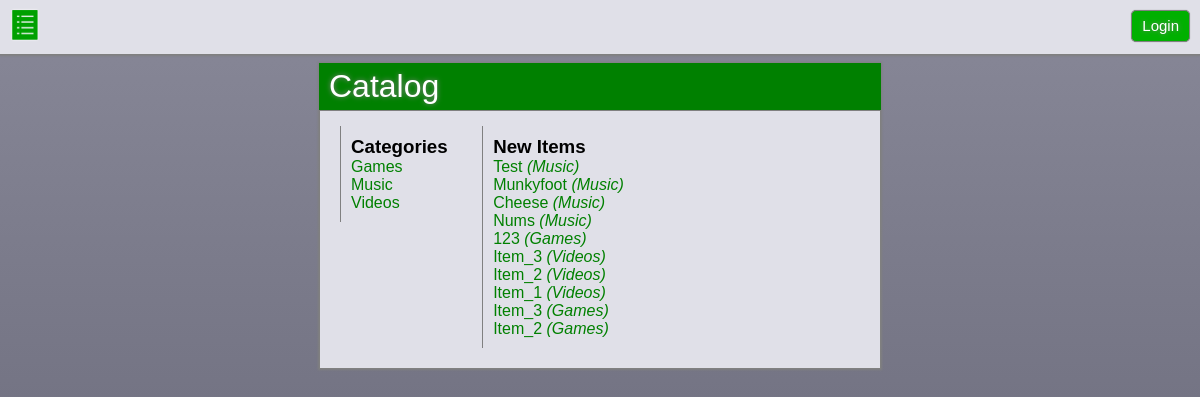
The app's page /catalog/, older data.
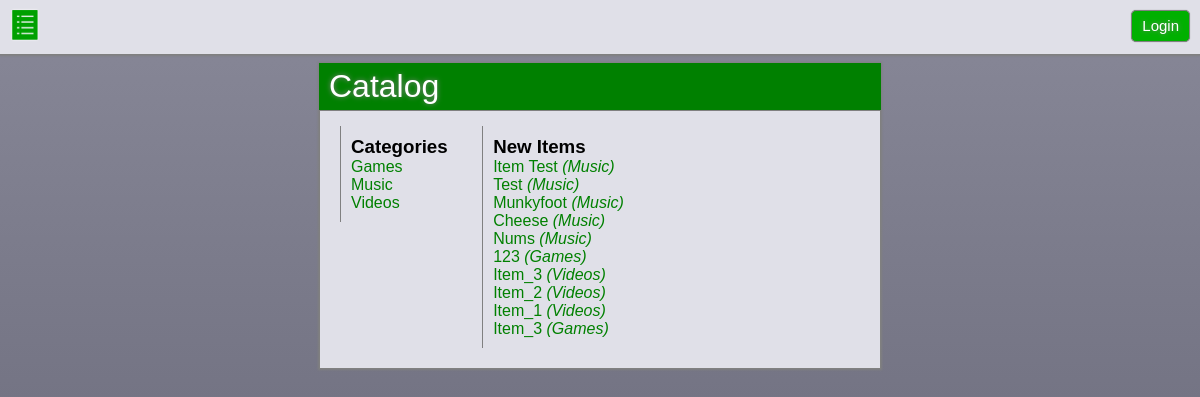
The same page, newer data.
### db.py (models this page shows, shortened)
class Category(Base):
    __tablename__ = 'category'
    id = Column(Integer, primary_key=True)
    name = Column(String(50), nullable=False)

class Item(Base):
    __tablename__ = 'item'
    id = Column(Integer, primary_key=True)
    name = Column(String(50), nullable=False)
    description = Column(String(300), nullable=False)
    image_url = Column(String(300), nullable=True)
    category_id = Column(Integer, ForeignKey('category.id'))
    category = relationship(Category)
    user_id = Column(Integer, ForeignKey('user.id'))
    user = relationship(User)

### app.py (the view)
@app.route('/catalog/')
def catalog():
    session = DBSession()
    categories = session.query(Category).order_by(asc(Category.name)).all()
    new_items = session.query(Item).order_by(desc(Item.id)).limit(10).all()
    username = login_session.get('username')
    if username is None:
        authorized_user = False
    else:
        authorized_user = True
    return render_template('catalog.html', authorized_user=authorized_user,
                           username=username, categories=categories,
                           new_items=new_items)

### templates/catalog.html (shortened to what this page needs)
<!DOCTYPE html>
<html>
<head>
    <link rel="stylesheet" type="text/css" media="screen" href="{{url_for('static', filename='css/styles.css')}}" />
</head>
<body>
    {% include 'header.html' %}
    <div class="main">
        <h1>Catalog</h1>
        <ul>
            <h3>Categories</h3>
            {% for c in categories %}
            <a href="{{url_for('category', category_name=c.name)}}">
                <li>
                    {{c.name}}
                </li>
            </a>
            {% endfor %}
        </ul>
        <ul>
            <h3>New Items</h3>
            {% for i in new_items %}
            <a href="{{url_for('item', category_name=i.category.name, item_name=i.name)}}">
                <li>
                    {{i.name}} <i>({{ i.category.name }})</i>
                </li>
            </a>
            {% endfor %}
        </ul>
    </div>
</body>
</html>

### templates/header.html (shortened to what this page needs)
<div id="header">
    <span style="float:left;">
        <a href="{{url_for('catalog')}}" title="Full Catalog">
            <img class="nav" src="{{url_for('static', filename='images/icons/catalog.png')}}" />
        </a>
    </span>
    <span style="float:right;">
        {% if authorized_user %}
        <div id="username">
            {{username}}
        </div>
        <a href="{{url_for('disconnect')}}">
            <div id="login_button">
                Logout
            </div>
        </a>
        {% else %}
        <a href="{{url_for('login')}}">
            <div id="login_button">
                Login
            </div>
        </a>
        {% endif %}
    </span>
</div><br>

### static/css/styles.css (style rules this page uses)
* { margin: unset; padding: unset; }
body { margin-top: 35px; height: 100%; background: linear-gradient(to top, rgb(96,96,112), rgb(136,136,152)) no-repeat fixed; font-family: Arial, Helvetica, sans-serif; }
a { text-decoration: none; color: green; }
h1 { background-color: green; color: white; text-shadow: 0 0 5px gray; padding: 5px 10px; margin: -11px -11px 5px -11px; border-bottom: 1px solid gray; font-family: Arial, Helvetica, sans-serif; font-weight: normal; }
#header { position: fixed; top: 0; right: 0; left: 0; padding: 10px; z-index: 10; border-bottom: 1px solid gray; box-shadow: 0 0 2px 1px gray; background-color: rgb(224,224,232); }
.nav, #username, #login_button { display: inline-block; height: 30px; line-height: 30px; }
.nav { filter: drop-shadow(0 0 1px white); }
#login_button { border: 1px solid gray; padding: 0 10px; font-size: 15px; color: white; text-shadow: 0 0 5px gray; border-radius: 5px; box-shadow: 0 0 1px 0 gray; background-color: rgb(0,176,0); }
.main { padding: 10px; margin: 10px auto; width: calc(100% - 40px); max-width: 540px; text-align: left; border: 1px solid gray; box-shadow: 0 0 2px 1px gray; background-color: rgb(224,224,232); }
.main ul { display: inline-block; vertical-align: top; text-align: left; padding: 10px; margin: 10px; border-left: 1px solid gray; list-style: none; }

Row changes from the older to the newer data that the page shows:
no longer on this page (row unchanged): Item: name "Item_2", category.name "Games"
added Item: name "Item Test", category.name "Music"
